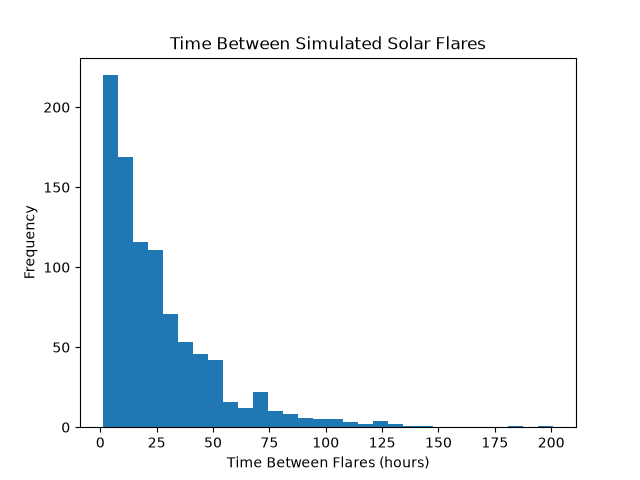

The script that drew this image:
import numpy as np
import matplotlib.pyplot as plt
import math

# Days, Hours, and Flares
d = 1000
h = 24
fl = 900


# Simulation of 1000 days of solar flares

p = fl/(d*h)                                  # Probability of a flare in an hour
data = np.random.binomial(1, p, size=(d, h))  # Simulate each hour
flares_per_day = np.sum(data, axis=1)         # Count flares per day

counts = np.bincount(flares_per_day)          # Count how many days had 0, 1, 2, ... flares
Ps = counts / d                               # Convert counts to probabilities
x = np.arange(len(counts))                    # Creating X Values for the plot

#-------Distributions-------
# Poisson Dist

lamt = fl / d  # Expected number of flares per day

Pp = []

for xi in x:
    Pp.append((lamt**xi * math.exp(-lamt)) / math.factorial(xi))

# Binomial Dist

Pb = []

for xi in x:
    Pb.append(math.comb(h, xi) * p**xi * (1-p)**(h-xi))

# Plot
plt.plot(x, Ps, 'o-', label='Simulation')
plt.plot(x, Pp, 's-', label='Poisson')
plt.plot(x, Pb, '^-', label='Binomial')

plt.xlabel('Number of Flares per Day (x)')
plt.ylabel('Probability P(x)')
plt.title('Simulated, Poisson, and Binomial Flare Distributions')
plt.legend()

plt.show()

# Time Between Flares

hourly_data = data.flatten()
flare_hours = np.where(hourly_data == 1)[0]
time_between_flares = np.diff(flare_hours)

# Histogram

plt.figure()

plt.hist(time_between_flares, bins=30)

plt.xlabel('Time Between Flares (hours)')
plt.ylabel('Frequency')
plt.title('Time Between Simulated Solar Flares')

plt.show()
